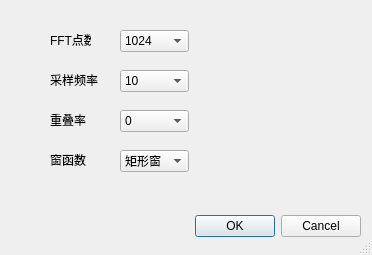
<?xml version="1.0" encoding="UTF-8"?>
<ui version="4.0">
 <class>Dialog_FFT</class>
 <widget class="QDialog" name="Dialog_FFT">
  <property name="geometry">
   <rect>
    <x>0</x>
    <y>0</y>
    <width>372</width>
    <height>255</height>
   </rect>
  </property>
  <property name="windowTitle">
   <string>Dialog</string>
  </property>
  <property name="sizeGripEnabled">
   <bool>true</bool>
  </property>
  <widget class="QLabel" name="label_3">
   <property name="geometry">
    <rect>
     <x>50</x>
     <y>150</y>
     <width>41</width>
     <height>20</height>
    </rect>
   </property>
   <property name="text">
    <string>窗函数</string>
   </property>
  </widget>
  <widget class="QDialogButtonBox" name="buttonBox">
   <property name="geometry">
    <rect>
     <x>20</x>
     <y>210</y>
     <width>341</width>
     <height>32</height>
    </rect>
   </property>
   <property name="orientation">
    <enum>Qt::Horizontal</enum>
   </property>
   <property name="standardButtons">
    <set>QDialogButtonBox::Cancel|QDialogButtonBox::Ok</set>
   </property>
  </widget>
  <widget class="QLabel" name="label_5">
   <property name="geometry">
    <rect>
     <x>50</x>
     <y>110</y>
     <width>41</width>
     <height>20</height>
    </rect>
   </property>
   <property name="text">
    <string>重叠率</string>
   </property>
  </widget>
  <widget class="QLabel" name="label_6">
   <property name="geometry">
    <rect>
     <x>50</x>
     <y>70</y>
     <width>51</width>
     <height>20</height>
    </rect>
   </property>
   <property name="text">
    <string>采样频率</string>
   </property>
  </widget>
  <widget class="QLabel" name="label_7">
   <property name="geometry">
    <rect>
     <x>50</x>
     <y>30</y>
     <width>41</width>
     <height>20</height>
    </rect>
   </property>
   <property name="text">
    <string>FFT点数</string>
   </property>
  </widget>
  <widget class="QComboBox" name="comboBox_repeatrate">
   <property name="geometry">
    <rect>
     <x>120</x>
     <y>110</y>
     <width>69</width>
     <height>22</height>
    </rect>
   </property>
   <item>
    <property name="text">
     <string>0</string>
    </property>
   </item>
   <item>
    <property name="text">
     <string>1/6</string>
    </property>
   </item>
   <item>
    <property name="text">
     <string>1/5</string>
    </property>
   </item>
   <item>
    <property name="text">
     <string>1/4</string>
    </property>
   </item>
   <item>
    <property name="text">
     <string>1/3</string>
    </property>
   </item>
   <item>
    <property name="text">
     <string>1/2</string>
    </property>
   </item>
   <item>
    <property name="text">
     <string>2/3</string>
    </property>
   </item>
   <item>
    <property name="text">
     <string>3/4</string>
    </property>
   </item>
   <item>
    <property name="text">
     <string>4/5</string>
    </property>
   </item>
   <item>
    <property name="text">
     <string>5/6</string>
    </property>
   </item>
  </widget>
  <widget class="QComboBox" name="comboBox_FFTnum">
   <property name="geometry">
    <rect>
     <x>120</x>
     <y>30</y>
     <width>69</width>
     <height>22</height>
    </rect>
   </property>
   <item>
    <property name="text">
     <string>1024</string>
    </property>
   </item>
   <item>
    <property name="text">
     <string>2048</string>
    </property>
   </item>
   <item>
    <property name="text">
     <string>4096</string>
    </property>
   </item>
   <item>
    <property name="text">
     <string>8192</string>
    </property>
   </item>
  </widget>
  <widget class="QComboBox" name="comboBox_capturefreq">
   <property name="geometry">
    <rect>
     <x>120</x>
     <y>70</y>
     <width>69</width>
     <height>22</height>
    </rect>
   </property>
   <item>
    <property name="text">
     <string>10</string>
    </property>
   </item>
   <item>
    <property name="text">
     <string>20</string>
    </property>
   </item>
   <item>
    <property name="text">
     <string>40</string>
    </property>
   </item>
   <item>
    <property name="text">
     <string>50</string>
    </property>
   </item>
   <item>
    <property name="text">
     <string>100</string>
    </property>
   </item>
   <item>
    <property name="text">
     <string>120</string>
    </property>
   </item>
   <item>
    <property name="text">
     <string>150</string>
    </property>
   </item>
   <item>
    <property name="text">
     <string>160</string>
    </property>
   </item>
   <item>
    <property name="text">
     <string>200</string>
    </property>
   </item>
  </widget>
  <widget class="QComboBox" name="comboBox_windowfunc">
   <property name="geometry">
    <rect>
     <x>120</x>
     <y>150</y>
     <width>69</width>
     <height>22</height>
    </rect>
   </property>
   <item>
    <property name="text">
     <string>矩形窗</string>
    </property>
   </item>
   <item>
    <property name="text">
     <string>汉宁窗</string>
    </property>
   </item>
   <item>
    <property name="text">
     <string>海明窗</string>
    </property>
   </item>
  </widget>
 </widget>
 <resources/>
 <connections>
  <connection>
   <sender>buttonBox</sender>
   <signal>accepted()</signal>
   <receiver>Dialog_FFT</receiver>
   <slot>accept()</slot>
   <hints>
    <hint type="sourcelabel">
     <x>180</x>
     <y>205</y>
    </hint>
    <hint type="destinationlabel">
     <x>158</x>
     <y>179</y>
    </hint>
   </hints>
  </connection>
  <connection>
   <sender>buttonBox</sender>
   <signal>rejected()</signal>
   <receiver>Dialog_FFT</receiver>
   <slot>reject()</slot>
   <hints>
    <hint type="sourcelabel">
     <x>329</x>
     <y>192</y>
    </hint>
    <hint type="destinationlabel">
     <x>263</x>
     <y>133</y>
    </hint>
   </hints>
  </connection>
 </connections>
</ui>
